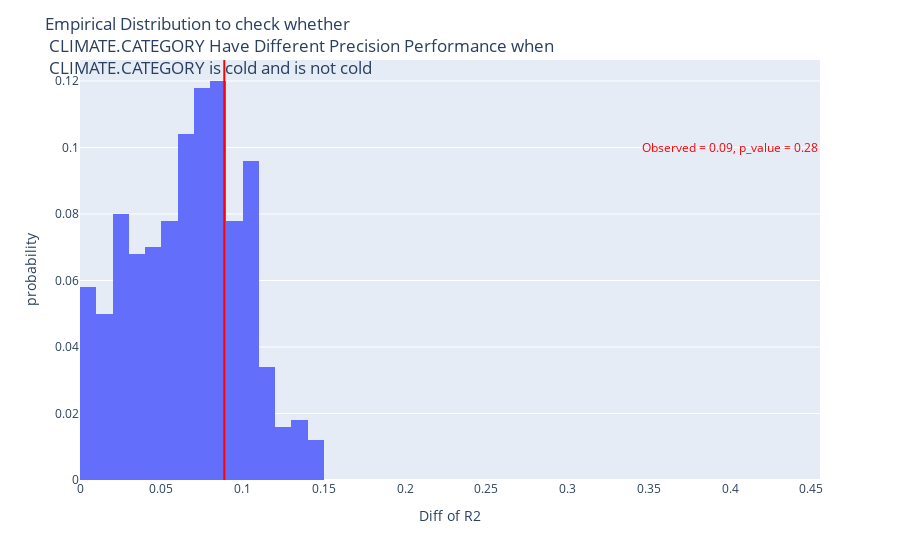

Notebook source saved alongside this figure:
### Markdown cell above
Since p-value measures the probability of a extreme case happens if null hypothesis is true, and if it's not the same(which means extreme), the evaluation metric will be greater, so we adds up p-value when simated value is greater than observed value. Codes are shown below.

### Code cell
def calc_R2(model, X, y):
    y_pred = model.predict(X)
    return get_R2(y, y_pred)
def diff_of_R2(model, df, col, val):
    df1 = df[df[col]==val]
    df2 = df[df[col]!=val]
    r21 = calc_R2(model, df1.drop(MEASUREMENT_COLUMN, axis=1), df1[MEASUREMENT_COLUMN])
    r22 = calc_R2(model, df2.drop(MEASUREMENT_COLUMN, axis=1), df2[MEASUREMENT_COLUMN])
    return abs(r21-r22)
def report_perm_test(observed, p_value, simulated, col, val):
    fig = px.histogram(pd.DataFrame(simulated), x=0, nbins=20, histnorm='probability')
    fig.add_vline(x=observed, line_color='red')
    fig.add_annotation(text=f'<span style="color:red">Observed = {round(observed, 2)}, p_value = {round(p_value ,2)}</span>',
                   x= 0.4, showarrow=False, y=0.1)
    fig.update_layout(title = f"Empirical Distribution to check whether <br> {col} Have Different Precision Performance when <br> {col} is {val} and is not {val}", xaxis_title="Diff of R2")
    fig.show()
    export_plotly_fig(fig, filename="permutation_test.html")
def permutation_test(model, df, col, val, rounds=500):
    observed = diff_of_R2(model, df, col, val)
    simulated = np.zeros(rounds)
    df2 = df.copy()
    for _ in range(rounds):
        df2[col] = df[col].sample(frac=1,random_state=SEED+_).reset_index(drop=True)
        simulated[_] = diff_of_R2(model, df2, col, val)
    p_value = np.mean(simulated >= observed)
    report_perm_test(observed, p_value, simulated, col, val)
    return observed, p_value
print(permutation_test(final_model, df, 'CLIMATE.CATEGORY', 'cold'))

### Figure 1 — Plotly figure (JSON) as saved in the notebook; plotly's stock layout.template omitted (floating-point values rounded to 4 significant figures; data arrays with more than 128 entries replaced by an {"elided": "..."} marker saying what was removed)
{"data": [{"alignmentgroup": "True", "bingroup": "x", "histnorm": "probability", "hovertemplate": "0=%{x}<br>probability=%{y}<extra></extra>", "legendgroup": "", "marker": {"color": "#636efa", "pattern": {"shape": ""}}, "name": "", "nbinsx": 20, "offsetgroup": "", "orientation": "v", "showlegend": false, "type": "histogram", "x": {"elided": "500 float values"}, "xaxis": "x", "yaxis": "y"}], "layout": {"annotations": [{"showarrow": false, "text": "<span style=\"color:red\">Observed = 0.09, p_value = 0.28</span>", "x": 0.4, "y": 0.1}], "barmode": "relative", "legend": {"tracegroupgap": 0}, "margin": {"t": 60}, "shapes": [{"line": {"color": "red"}, "type": "line", "x0": 0.0888, "x1": 0.0888, "xref": "x", "y0": 0, "y1": 1, "yref": "y domain"}], "title": {"text": "Empirical Distribution to check whether <br> CLIMATE.CATEGORY Have Different Precision Performance when <br> CLIMATE.CATEGORY is cold and is not cold"}, "xaxis": {"anchor": "y", "domain": [0, 1], "title": {"text": "Diff of R2"}}, "yaxis": {"anchor": "x", "domain": [0, 1], "title": {"text": "probability"}}}}
